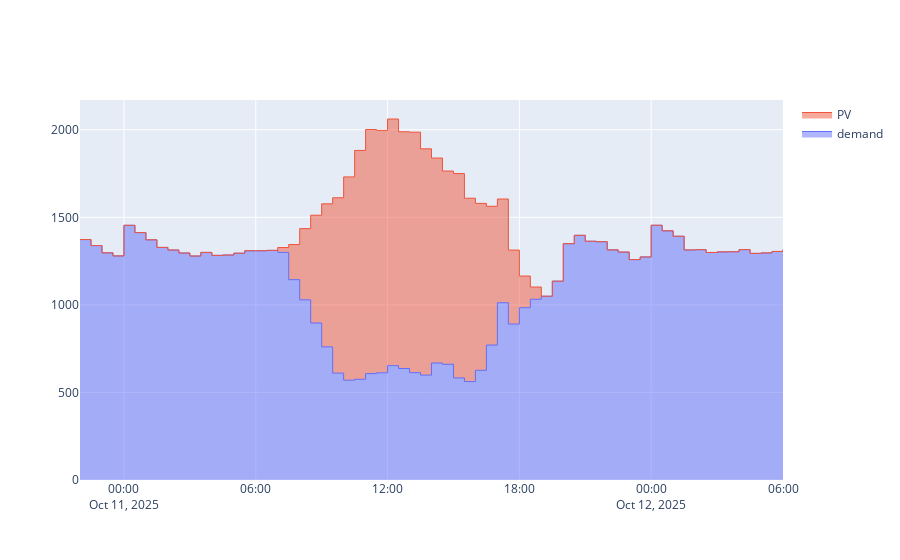

Notebook source saved alongside this figure:
### Markdown cell above
# Plot the operational demand of SA from AEMO's Integrated System Planning

### Code cell
import sys, os
print("Operating system: %s" %sys.platform)
if sys.platform == 'win32':
    curr_path = 'c:\\Nextcloud\\Thermal Battery Research\\modelling\\python'
elif sys.platform == 'linux':
    curr_path = '/home/jeff/cloud/documents/work/ANU/Thermal Battery Research/modelling/python'
else: print("What operating system are you running?! I've never even heard of %s" %sys.platform)
if curr_path not in sys.path:
    sys.path.append(curr_path)
    print('Path added! \n')
os.chdir(curr_path)
print("Working directory is now %s" %curr_path)
from projdirs import datadir
import pandas as pd
import package.sql_manager as sm
import numpy as np

def fix_data(data):
    data['date'] = pd.to_datetime(data[['Year','Month','Day']])
    data = data.drop(['Year','Month','Day'],axis=1).set_index('date')
    data = data.stack().reset_index(name='value').drop('level_1',axis=1)
    data['time'] = np.resize(np.arange(1,49,1)/2,data.shape[0])
    data['date_time'] = data.date+pd.to_timedelta(data['time'],unit='h')
    data.drop(['date','time'],axis=1,inplace=True)
    return data
    

path = 'C:\\Users\\z3337922\Downloads\\SA 2019 Draft Demand Traces by components - High DER\\SA - High DER\\'

demand_file = 'SA_RefYear_2019_HIGH_DER_POE10_OPSO.csv'
rooftopPV_file = 'SA_RefYear_2019_HIGH_DER_POE10_PV.csv'

demand = pd.read_csv(path+demand_file,header=0)
rooftop_PV = pd.read_csv(path+rooftopPV_file,header=0)

Demand = fix_data(demand).set_index('date_time')
Rooftop_PV = fix_data(rooftop_PV).set_index('date_time')


DATA=Demand.copy()
DATA.rename(columns={'value':'demand'},inplace=True)
DATA['PV'] = Rooftop_PV

DT1 = '2025-10-10 22:00:00'
DT2 = '2025-10-12 06:00:00'


DATA_SA = DATA.loc[DT1:DT2]



import plotly.graph_objects as go
Fig = go.Figure()

for col in ['demand','PV']:
    Fig.add_trace(go.Scatter(x=DATA_SA.index,
                             y=DATA_SA[col],
                             line_shape = 'hv',
                             line = dict(width=1),
                             name=col,
                             stackgroup='one'
                            ))


Fig.show()

### Figure 1 — Plotly figure (JSON) as saved in the notebook; plotly's stock layout.template omitted (floating-point values rounded to 4 significant figures)
{"data": [{"line": {"shape": "hv", "width": 1}, "name": "demand", "stackgroup": "one", "type": "scatter", "x": ["2025-10-10T22:00:00", "2025-10-10T22:30:00", "2025-10-10T23:00:00", "2025-10-10T23:30:00", "2025-10-11T00:00:00", "2025-10-11T00:30:00", "2025-10-11T01:00:00", "2025-10-11T01:30:00", "2025-10-11T02:00:00", "2025-10-11T02:30:00", "2025-10-11T03:00:00", "2025-10-11T03:30:00", "2025-10-11T04:00:00", "2025-10-11T04:30:00", "2025-10-11T05:00:00", "2025-10-11T05:30:00", "2025-10-11T06:00:00", "2025-10-11T06:30:00", "2025-10-11T07:00:00", "2025-10-11T07:30:00", "2025-10-11T08:00:00", "2025-10-11T08:30:00", "2025-10-11T09:00:00", "2025-10-11T09:30:00", "2025-10-11T10:00:00", "2025-10-11T10:30:00", "2025-10-11T11:00:00", "2025-10-11T11:30:00", "2025-10-11T12:00:00", "2025-10-11T12:30:00", "2025-10-11T13:00:00", "2025-10-11T13:30:00", "2025-10-11T14:00:00", "2025-10-11T14:30:00", "2025-10-11T15:00:00", "2025-10-11T15:30:00", "2025-10-11T16:00:00", "2025-10-11T16:30:00", "2025-10-11T17:00:00", "2025-10-11T17:30:00", "2025-10-11T18:00:00", "2025-10-11T18:30:00", "2025-10-11T19:00:00", "2025-10-11T19:30:00", "2025-10-11T20:00:00", "2025-10-11T20:30:00", "2025-10-11T21:00:00", "2025-10-11T21:30:00", "2025-10-11T22:00:00", "2025-10-11T22:30:00", "2025-10-11T23:00:00", "2025-10-11T23:30:00", "2025-10-12T00:00:00", "2025-10-12T00:30:00", "2025-10-12T01:00:00", "2025-10-12T01:30:00", "2025-10-12T02:00:00", "2025-10-12T02:30:00", "2025-10-12T03:00:00", "2025-10-12T03:30:00", "2025-10-12T04:00:00", "2025-10-12T04:30:00", "2025-10-12T05:00:00", "2025-10-12T05:30:00", "2025-10-12T06:00:00"], "y": [1373.0, 1339.0, 1297.0, 1280.0, 1454.0, 1413.0, 1372.0, 1328.0, 1313.0, 1296.0, 1279.0, 1300.0, 1283.0, 1285.0, 1295.0, 1309.0, 1309.0, 1311.0, 1300.0, 1144.0, 1029.0, 896.5, 760.2, 610.3, 570.0, 575.2, 607.5, 612.1, 652.8, 636.6, 613.0, 599.2, 668.1, 661.0, 582.9, 561.9, 626.5, 770.6, 1012.0, 890.5, 984.0, 1032.0, 1049.0, 1135.0, 1350.0, 1397.0, 1363.0, 1361.0, 1314.0, 1302.0, 1259.0, 1274.0, 1455.0, 1423.0, 1392.0, 1314.0, 1315.0, 1299.0, 1303.0, 1304.0, 1316.0, 1294.0, 1297.0, 1305.0, 1316.0]}, {"line": {"shape": "hv", "width": 1}, "name": "PV", "stackgroup": "one", "type": "scatter", "x": ["2025-10-10T22:00:00", "2025-10-10T22:30:00", "2025-10-10T23:00:00", "2025-10-10T23:30:00", "2025-10-11T00:00:00", "2025-10-11T00:30:00", "2025-10-11T01:00:00", "2025-10-11T01:30:00", "2025-10-11T02:00:00", "2025-10-11T02:30:00", "2025-10-11T03:00:00", "2025-10-11T03:30:00", "2025-10-11T04:00:00", "2025-10-11T04:30:00", "2025-10-11T05:00:00", "2025-10-11T05:30:00", "2025-10-11T06:00:00", "2025-10-11T06:30:00", "2025-10-11T07:00:00", "2025-10-11T07:30:00", "2025-10-11T08:00:00", "2025-10-11T08:30:00", "2025-10-11T09:00:00", "2025-10-11T09:30:00", "2025-10-11T10:00:00", "2025-10-11T10:30:00", "2025-10-11T11:00:00", "2025-10-11T11:30:00", "2025-10-11T12:00:00", "2025-10-11T12:30:00", "2025-10-11T13:00:00", "2025-10-11T13:30:00", "2025-10-11T14:00:00", "2025-10-11T14:30:00", "2025-10-11T15:00:00", "2025-10-11T15:30:00", "2025-10-11T16:00:00", "2025-10-11T16:30:00", "2025-10-11T17:00:00", "2025-10-11T17:30:00", "2025-10-11T18:00:00", "2025-10-11T18:30:00", "2025-10-11T19:00:00", "2025-10-11T19:30:00", "2025-10-11T20:00:00", "2025-10-11T20:30:00", "2025-10-11T21:00:00", "2025-10-11T21:30:00", "2025-10-11T22:00:00", "2025-10-11T22:30:00", "2025-10-11T23:00:00", "2025-10-11T23:30:00", "2025-10-12T00:00:00", "2025-10-12T00:30:00", "2025-10-12T01:00:00", "2025-10-12T01:30:00", "2025-10-12T02:00:00", "2025-10-12T02:30:00", "2025-10-12T03:00:00", "2025-10-12T03:30:00", "2025-10-12T04:00:00", "2025-10-12T04:30:00", "2025-10-12T05:00:00", "2025-10-12T05:30:00", "2025-10-12T06:00:00"], "y": [0, 0, 0, 0, 0, 0, 0, 0, 0, 0, 0, 0, 0, 0, 0, 0, 0, 0, 27.8, 200.7, 406.5, 615.5, 816.9, 1002.0, 1161.0, 1307.0, 1394.0, 1384.0, 1409.0, 1352.0, 1373.0, 1292.0, 1171.0, 1103.0, 1167.0, 1047.0, 953.3, 792.6, 592.3, 422.6, 180.7, 69.99, 0.2439, 0, 0, 0, 0, 0, 0, 0, 0, 0, 0, 0, 0, 0, 0, 0, 0, 0, 0, 0, 0, 0, 0]}], "layout": {}}
